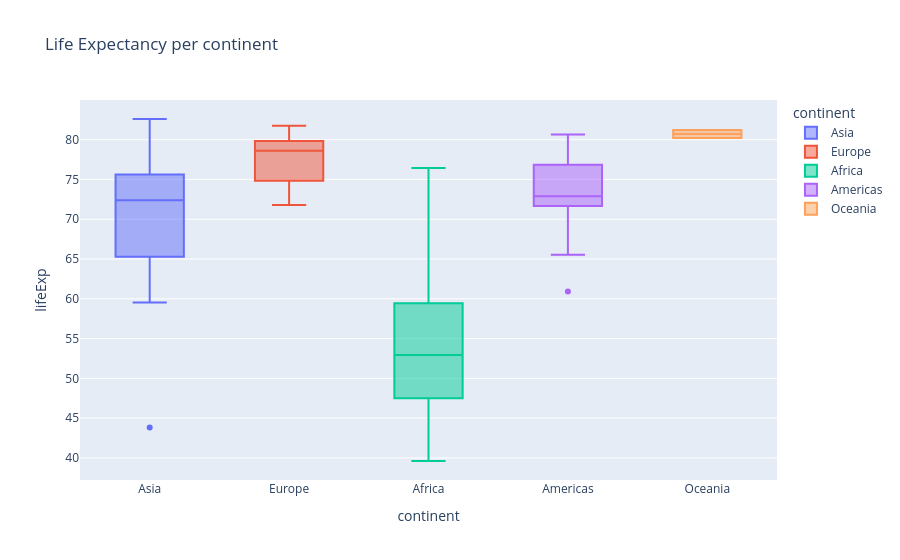

Notebook cell for this chart:
### Code cell
lifeExpContinentFig = px.box(df_2007,x='continent', y='lifeExp', color='continent',title='Life Expectancy per continent')
lifeExpContinentFig.show()

### Figure 1 — Plotly figure (JSON) as saved in the notebook; plotly's stock layout.template omitted (floating-point values rounded to 4 significant figures)
{"data": [{"alignmentgroup": "True", "hovertemplate": "continent=%{x}<br>lifeExp=%{y}<extra></extra>", "legendgroup": "Asia", "marker": {"color": "#636efa"}, "name": "Asia", "notched": false, "offsetgroup": "Asia", "orientation": "v", "showlegend": true, "x": ["Asia", "Asia", "Asia", "Asia", "Asia", "Asia", "Asia", "Asia", "Asia", "Asia", "Asia", "Asia", "Asia", "Asia", "Asia", "Asia", "Asia", "Asia", "Asia", "Asia", "Asia", "Asia", "Asia", "Asia", "Asia", "Asia", "Asia", "Asia", "Asia", "Asia", "Asia", "Asia", "Asia"], "x0": " ", "xaxis": "x", "y": [43.83, 75.64, 64.06, 59.72, 72.96, 82.21, 64.7, 70.65, 70.96, 59.55, 80.75, 82.6, 72.53, 67.3, 78.62, 77.59, 71.99, 74.24, 66.8, 62.07, 63.78, 75.64, 65.48, 71.69, 72.78, 79.97, 72.4, 74.14, 78.4, 70.62, 74.25, 73.42, 62.7], "y0": " ", "yaxis": "y", "type": "box"}, {"alignmentgroup": "True", "hovertemplate": "continent=%{x}<br>lifeExp=%{y}<extra></extra>", "legendgroup": "Europe", "marker": {"color": "#EF553B"}, "name": "Europe", "notched": false, "offsetgroup": "Europe", "orientation": "v", "showlegend": true, "x": ["Europe", "Europe", "Europe", "Europe", "Europe", "Europe", "Europe", "Europe", "Europe", "Europe", "Europe", "Europe", "Europe", "Europe", "Europe", "Europe", "Europe", "Europe", "Europe", "Europe", "Europe", "Europe", "Europe", "Europe", "Europe", "Europe", "Europe", "Europe", "Europe", "Europe"], "x0": " ", "xaxis": "x", "y": [76.42, 79.83, 79.44, 74.85, 73.0, 75.75, 76.49, 78.33, 79.31, 80.66, 79.41, 79.48, 73.34, 81.76, 78.89, 80.55, 74.54, 79.76, 80.2, 75.56, 78.1, 72.48, 74.0, 74.66, 77.93, 80.94, 80.88, 81.7, 71.78, 79.42], "y0": " ", "yaxis": "y", "type": "box"}, {"alignmentgroup": "True", "hovertemplate": "continent=%{x}<br>lifeExp=%{y}<extra></extra>", "legendgroup": "Africa", "marker": {"color": "#00cc96"}, "name": "Africa", "notched": false, "offsetgroup": "Africa", "orientation": "v", "showlegend": true, "x": ["Africa", "Africa", "Africa", "Africa", "Africa", "Africa", "Africa", "Africa", "Africa", "Africa", "Africa", "Africa", "Africa", "Africa", "Africa", "Africa", "Africa", "Africa", "Africa", "Africa", "Africa", "Africa", "Africa", "Africa", "Africa", "Africa", "Africa", "Africa", "Africa", "Africa", "Africa", "Africa", "Africa", "Africa", "Africa", "Africa", "Africa", "Africa", "Africa", "Africa", "Africa", "Africa", "Africa", "Africa", "Africa", "Africa", "Africa", "Africa", "Africa", "Africa", "Africa", "Africa"], "x0": " ", "xaxis": "x", "y": [72.3, 42.73, 56.73, 50.73, 52.3, 49.58, 50.43, 44.74, 50.65, 65.15, 46.46, 55.32, 48.33, 54.79, 71.34, 51.58, 58.04, 52.95, 56.73, 59.45, 60.02, 56.01, 46.39, 54.11, 42.59, 45.68, 73.95, 59.44, 48.3, 54.47, 64.16, 72.8, 71.16, 42.08, 52.91, 56.87, 46.86, 76.44, 46.24, 65.53, 63.06, 42.57, 48.16, 49.34, 58.56, 39.61, 52.52, 58.42, 73.92, 51.54, 42.38, 43.49], "y0": " ", "yaxis": "y", "type": "box"}, {"alignmentgroup": "True", "hovertemplate": "continent=%{x}<br>lifeExp=%{y}<extra></extra>", "legendgroup": "Americas", "marker": {"color": "#ab63fa"}, "name": "Americas", "notched": false, "offsetgroup": "Americas", "orientation": "v", "showlegend": true, "x": ["Americas", "Americas", "Americas", "Americas", "Americas", "Americas", "Americas", "Americas", "Americas", "Americas", "Americas", "Americas", "Americas", "Americas", "Americas", "Americas", "Americas", "Americas", "Americas", "Americas", "Americas", "Americas", "Americas", "Americas", "Americas"], "x0": " ", "xaxis": "x", "y": [75.32, 65.55, 72.39, 80.65, 78.55, 72.89, 78.78, 78.27, 72.23, 74.99, 71.88, 70.26, 60.92, 70.2, 72.57, 76.19, 72.9, 75.54, 71.75, 71.42, 78.75, 69.82, 78.24, 76.38, 73.75], "y0": " ", "yaxis": "y", "type": "box"}, {"alignmentgroup": "True", "hovertemplate": "continent=%{x}<br>lifeExp=%{y}<extra></extra>", "legendgroup": "Oceania", "marker": {"color": "#FFA15A"}, "name": "Oceania", "notched": false, "offsetgroup": "Oceania", "orientation": "v", "showlegend": true, "x": ["Oceania", "Oceania"], "x0": " ", "xaxis": "x", "y": [81.23, 80.2], "y0": " ", "yaxis": "y", "type": "box"}], "layout": {"xaxis": {"anchor": "y", "domain": [0.0, 1.0], "title": {"text": "continent"}, "categoryorder": "array", "categoryarray": ["Asia", "Europe", "Africa", "Americas", "Oceania"]}, "yaxis": {"anchor": "x", "domain": [0.0, 1.0], "title": {"text": "lifeExp"}}, "legend": {"title": {"text": "continent"}, "tracegroupgap": 0}, "title": {"text": "Life Expectancy per continent"}, "boxmode": "overlay"}}
